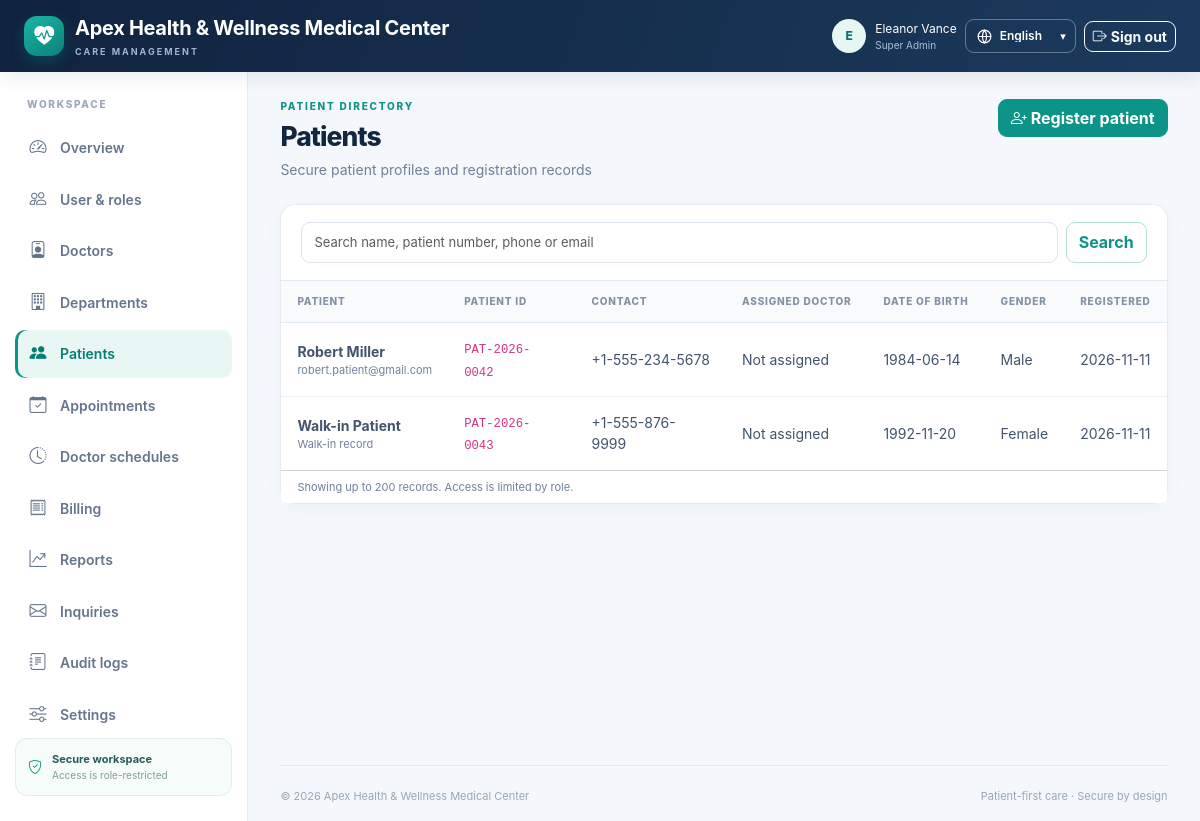
Page /patients/index.php (signed in) on the committed database.
### tables this page shows
CREATE TABLE `settings` (
  `setting_key` VARCHAR(100) PRIMARY KEY,
  `setting_value` TEXT NOT NULL,
  `updated_by` INT NULL,
  `updated_at` TIMESTAMP DEFAULT CURRENT_TIMESTAMP ON UPDATE CURRENT_TIMESTAMP
);

CREATE TABLE `patients` (
  `id` INT AUTO_INCREMENT PRIMARY KEY,
  `user_id` INT NULL UNIQUE,
  `assigned_doctor_id` INT NULL,
  `patient_number` VARCHAR(50) NOT NULL UNIQUE,
  `date_of_birth` DATE NOT NULL,
  `gender` ENUM('Male', 'Female', 'Other') NOT NULL,
  `full_name` VARCHAR(150) NULL,
  `email` VARCHAR(150) NULL,
  `phone` VARCHAR(50) NULL,
  `blood_group` VARCHAR(10) NULL,
  `address` TEXT NULL,
  `emergency_name` VARCHAR(150) NULL,
  `emergency_phone` VARCHAR(50) NULL,
  `allergies` TEXT NULL,
  `created_at` TIMESTAMP DEFAULT CURRENT_TIMESTAMP,
  FOREIGN KEY (`user_id`) REFERENCES `users`(`id`) ON DELETE SET NULL,
  KEY `idx_patients_assigned_doctor` (`assigned_doctor_id`),
  CONSTRAINT `fk_patients_assigned_doctor` FOREIGN KEY (`assigned_doctor_id`) REFERENCES `doctors`(`id`) ON DELETE SET NULL
);

### includes/functions.php (called while the page is built, shortened)
<?php
require_once __DIR__ . '/../config/database.php';
function db(): PDO { return getDBConnection(); }
function url(string $path=''): string { return BASE_URL . ($path === '' ? '/' : '/' . ltrim($path, '/')); }
function e(mixed $value): string { return htmlspecialchars((string)($value ?? ''), ENT_QUOTES | ENT_SUBSTITUTE, 'UTF-8'); }
function current_user(): ?array {
    return ['id'=>(int)$_SESSION['user_id'], 'name'=>$_SESSION['user_name'] ?? 'User', 'email'=>$_SESSION['user_email'] ?? '', 'role'=>$_SESSION['user_role'] ?? ''];
}
function setting(string $key, string $default=''): string { try {$s=db()->prepare('SELECT setting_value FROM settings WHERE setting_key=?');$s->execute([$key]);$v=$s->fetchColumn();return $v===false?$default:(string)$v;}catch(Throwable $e){return $default;} }

### config/database.php (called while the page is built, shortened)
<?php
function getDBConnection(): PDO {
    static $pdo = null;
    if ($pdo instanceof PDO) return $pdo;
    $dsn = 'mysql:host=' . DB_HOST . ';dbname=' . DB_NAME . ';charset=' . DB_CHARSET;
    try {
        $pdo = new PDO($dsn, DB_USER, DB_PASS, [
            PDO::ATTR_ERRMODE => PDO::ERRMODE_EXCEPTION,
            PDO::ATTR_DEFAULT_FETCH_MODE => PDO::FETCH_ASSOC,
            PDO::ATTR_EMULATE_PREPARES => false,
        ]);
        return $pdo;
    } catch (PDOException $e) {
        error_log('CRM database connection failed: ' . $e->getMessage());
        http_response_code(500);
        exit('Database connection failed. Start MySQL in XAMPP and import schema.sql into hospital_crm.');
    }
}

### patients/index.php (the view)
<?php
require_once __DIR__.'/../includes/functions.php';require_role(['super_admin','admin','staff']);$db=db();$q=trim((string)($_GET['q']??''));$sql="SELECT p.*,COALESCE(NULLIF(p.full_name,''),u.name,'Walk-in patient') patient_name,COALESCE(NULLIF(p.phone,''),u.phone,'') patient_phone,COALESCE(p.email,u.email) email,du.name assigned_doctor_name FROM patients p LEFT JOIN users u ON u.id=p.user_id LEFT JOIN doctors d ON d.id=p.assigned_doctor_id LEFT JOIN users du ON du.id=d.user_id";$params=[];if($q!==''){$sql.=" WHERE p.patient_number LIKE ? OR COALESCE(p.full_name,u.name,'') LIKE ? OR COALESCE(p.phone,u.phone,'') LIKE ? OR COALESCE(p.email,u.email) LIKE ?";$like='%'.$q.'%';$params=[$like,$like,$like,$like];}$sql.=' ORDER BY p.created_at DESC LIMIT 200';$s=$db->prepare($sql);$s->execute($params);$patients=$s->fetchAll();$pageTitle='Patients';require __DIR__.'/../includes/header.php';require __DIR__.'/../includes/page.php';page_heading('Patient directory','Patients','Secure patient profiles and registration records','<a class="btn btn-primary" href="'.e(url('patients/register.php')).'"><i class="bi bi-person-plus me-1"></i>Register patient</a>');?>
<div class="card"><div class="card-header"><form class="d-flex gap-2" method="get"><input class="form-control" name="q" value="<?=e($q)?>" placeholder="Search name, patient number, phone or email"><button class="btn btn-outline-primary">Search</button><?php if($q):?><a class="btn btn-light" href="<?=e(url('patients/index.php'))?>">Clear</a><?php endif;?></form></div><div class="table-responsive"><table class="table"><thead><tr><th>Patient</th><th>Patient ID</th><th>Contact</th><th>Assigned doctor</th><th>Date of birth</th><th>Gender</th><th>Registered</th></tr></thead><tbody><?php foreach($patients as $p):?><tr><td><strong><?=e($p['patient_name'])?></strong><div class="small-muted"><?=e($p['email']??'Walk-in record')?></div></td><td><code><?=e($p['patient_number'])?></code></td><td><?=e($p['patient_phone'])?></td><td><?=e($p['assigned_doctor_name']??'Not assigned')?></td><td><?=e($p['date_of_birth'])?></td><td><?=e($p['gender'])?></td><td><?=e(substr($p['created_at'],0,10))?></td></tr><?php endforeach;?><?php if(!$patients)echo empty_row(7,'No matching patients.');?></tbody></table></div><div class="card-footer bg-white small-muted">Showing up to 200 records. Access is limited by role.</div></div><?php require __DIR__.'/../includes/footer.php';?>

### includes/header.php (shortened to what this page needs)
<?php
require_once __DIR__ . '/functions.php';
$user=current_user(); $pageTitle=$pageTitle ?? 'Dashboard'; $notice=take_flash();
$clinic=setting('clinic_name','Apex Health & Wellness Center');
?><!doctype html><html lang="en"><head><meta charset="utf-8"><meta name="viewport" content="width=device-width, initial-scale=1"><title data-i18n-prefix="<?=e($pageTitlePrefix ?? '')?>"><?=e($pageTitle)?> · <?=e($clinic)?></title>
<link href="https://cdn.jsdelivr.net/npm/bootstrap@5.3.3/dist/css/bootstrap.min.css" rel="stylesheet"><link href="https://cdn.jsdelivr.net/npm/bootstrap-icons@1.11.3/font/bootstrap-icons.min.css" rel="stylesheet"><link href="<?=e(url('assets/css/app.css'))?>" rel="stylesheet"></head><body>
<nav class="navbar navbar-expand-lg app-topbar"><div class="container-fluid px-3 px-lg-4"><a class="navbar-brand" href="<?=e(url('index.php'))?>"><span class="brand-mark"><i class="bi bi-heart-pulse-fill"></i></span><span><span data-no-i18n><?=e($clinic)?></span><small data-i18n="care_management">CARE MANAGEMENT</small></span></a><div class="d-flex align-items-center gap-2 ms-auto"><?php if($user):?><span class="user-chip d-none d-md-flex"><span class="avatar-sm"><?=e(strtoupper(substr($user['name'],0,1)))?></span><span><span data-no-i18n><?=e($user['name'])?></span><small data-i18n="<?=e($user['role'])?>"><?=e(ucwords(str_replace('_',' ',$user['role'])))?></small></span></span><?php endif;?><label class="language-switcher"><svg viewBox="0 0 24 24" aria-hidden="true" focusable="false"><circle cx="12" cy="12" r="9"></circle><path d="M3 12h18M12 3a15 15 0 0 1 0 18M12 3a15 15 0 0 0 0 18"></path></svg><span class="visually-hidden" data-i18n="language">Language</span><select id="languageSelector" data-i18n-aria-label="language_selector" aria-label="Select language"><option value="en">English</option><option value="fr">Français</option></select><span class="language-caret" aria-hidden="true">▾</span></label><?php if($user):?><a class="btn btn-outline-light btn-sm" href="<?=e(url('logout.php'))?>" data-i18n="sign_out"><i class="bi bi-box-arrow-right me-1"></i>Sign out</a><?php else:?><a class="btn btn-light btn-sm" href="<?=e(url('login.php'))?>" data-i18n="sign_in"><i class="bi bi-box-arrow-in-right me-1"></i>Sign in</a><a class="btn btn-outline-light btn-sm" href="<?=e(url('register.php'))?>" data-i18n="patient_signup">Patient signup</a><?php endif;?></div></div></nav>
<div class="app-shell"><?php if($user):?><aside class="app-sidebar"><div class="sidebar-label">WORKSPACE</div><?php include __DIR__.'/sidebar.php';?><div class="sidebar-bottom"><i class="bi bi-shield-check"></i><span><strong>Secure workspace</strong><small>Access is role-restricted</small></span></div></aside><?php endif;?><main class="app-main <?= $user?'':'public-main' ?>"><div class="content-wrap">

### includes/footer.php (shortened to what this page needs)
</div><footer class="app-footer"><span>© <?=date('Y')?> <span data-no-i18n><?=e(setting('clinic_name','Hospital & Clinic CRM'))?></span></span><span data-i18n="footer_tagline">Patient-first care · Secure by design</span></footer></main></div><?=e(url('assets/js/app.js'))?><?=e(url('assets/js/language.js'))?></body></html>

### assets/css/app.css (style rules this page uses)
:root { --navy:#12263f;--navy2:#1b3656;--teal:#0d9488;--mint:#e8f7f4;--bg:#f4f7fb;--ink:#1b2b43;--muted:#708198;--line:#e4eaf2 }
* { box-sizing:border-box }
body { background:var(--bg);color:var(--ink);font-family:Inter,-apple-system,BlinkMacSystemFont,"Segoe UI",sans-serif;font-size:14px }
.app-topbar { background:linear-gradient(110deg,#10233f,#1b3a5d);min-height:72px;color:#fff;box-shadow:0 4px 20px #13294318 }
.navbar-brand { display:flex;align-items:center;gap:11px;color:white!important;font-weight:750;letter-spacing:-.3px }
.navbar-brand small { display:block;font-size:9px;letter-spacing:2px;color:#9eb6ce;font-weight:700;margin-top:2px }
.brand-mark { width:40px;height:40px;border-radius:13px;background:linear-gradient(145deg,#19b5a5,#0d8178);display:grid;place-items:center;color:white;font-size:20px;box-shadow:0 5px 14px #0d948844 }
.user-chip { align-items:center;gap:9px;color:white;font-size:12px }
.user-chip small { display:block;color:#a9bfd5;font-size:10px;text-transform:capitalize }
.avatar-sm { display:grid;place-items:center;width:34px;height:34px;border-radius:50%;background:#e5f6f3;color:#0e756d;font-weight:800 }
.app-shell { display:flex;min-height:calc(100vh - 72px) }
.app-sidebar { width:248px;flex:0 0 248px;background:#fff;border-right:1px solid var(--line);padding:25px 15px;display:flex;flex-direction:column }
.sidebar-label { font-size:10px;font-weight:800;letter-spacing:1.7px;color:#9aa8b9;padding:0 12px 12px }
.sidebar-bottom { margin-top:auto;display:flex;gap:10px;align-items:center;border:1px solid #dcefe9;background:#f6fcfa;padding:12px;border-radius:12px;color:var(--teal) }
.sidebar-bottom strong,.sidebar-bottom small { display:block }
.sidebar-bottom strong { font-size:11px;color:#285b5a }
.sidebar-bottom small { font-size:10px;color:#829b9c }
.app-main { min-width:0;flex:1;padding:27px clamp(16px,2.7vw,38px) 0;display:flex;flex-direction:column }
.content-wrap { width:100%;max-width:1500px;margin:0 auto;flex:1 }
.app-footer { display:flex;justify-content:space-between;gap:10px;color:#9aa7b7;font-size:11px;padding:22px 0 16px;margin-top:22px;border-top:1px solid var(--line) }
.card { border:1px solid var(--line);border-radius:15px;box-shadow:0 5px 22px #243d5908 }
.card-header { background:#fff;border-bottom:1px solid var(--line);padding:17px 20px;border-radius:15px 15px 0 0!important }
.table { --bs-table-bg:transparent;margin:0 }
.table thead th { background:#f8fafc;color:#8391a4;font-size:10px;text-transform:uppercase;letter-spacing:.8px;border-bottom:1px solid var(--line);font-weight:800;white-space:nowrap;padding:13px 16px }
.table tbody td { padding:14px 16px;border-color:#edf1f6;vertical-align:middle;color:#43546b }
.table tbody tr:last-child td { border-bottom:0 }
.table-responsive { border-radius:0 0 15px 15px }
.btn { border-radius:9px;font-weight:650 }
.btn-primary { background:var(--teal);border-color:var(--teal) }
.btn-outline-primary { color:var(--teal);border-color:#b7dfd9 }
.form-control,.form-select { border-color:#dbe4ee;border-radius:9px;padding:10px 12px;font-size:13px }
.small-muted { font-size:11px;color:var(--muted) }
.language-switcher { position:relative;display:inline-flex;align-items:center;gap:7px;height:34px;padding:0 10px;border:1px solid #ffffff55;border-radius:9px;color:#fff;transition:background-color .18s ease,border-color .18s ease,transform .18s ease }
.language-switcher svg { width:17px;height:17px;fill:none;stroke:currentColor;stroke-width:1.6;stroke-linecap:round;stroke-linejoin:round;flex:none }
.language-switcher select { width:auto;max-width:92px;padding:0 15px 0 0;border:0;outline:0;background:transparent;color:inherit;font-family:inherit;font-size:12px;font-weight:600;line-height:1;appearance:none;cursor:pointer }
.language-switcher select option { color:#1b2b43;background:#fff }
.language-caret { position:absolute;right:9px;pointer-events:none;font-size:11px;transition:transform .18s ease }

### rows in the picture
settings: setting_value "Apex Health & Wellness Medical Center"
patients: patient_name "Robert Miller", email "robert.patient@gmail.com", patient_number "PAT-2026-0042", patient_phone "+1-555-234-5678", assigned_doctor_name "Not assigned", date_of_birth "1984-06-14", gender "Male", created_at "2026-11-11"
patients: patient_name "Walk-in Patient", email "Walk-in record", patient_number "PAT-2026-0043", patient_phone "+1-555-876-9999", assigned_doctor_name "Not assigned", date_of_birth "1992-11-20", gender "Female", created_at "2026-11-11"

### other values in the picture
substr($user['name'],0,1) "E"
$user['name'] "Eleanor Vance"
str_replace('_',' ',$user['role']) "Super Admin"
$it[2] "Overview"
$it[2] "User & roles"
$it[2] "Doctors"
$it[2] "Departments"
$it[2] "Patients"
$it[2] "Appointments"
$it[2] "Doctor schedules"
$it[2] "Billing"
$it[2] "Reports"
$it[2] "Inquiries"
$it[2] "Audit logs"
$it[2] "Settings"
